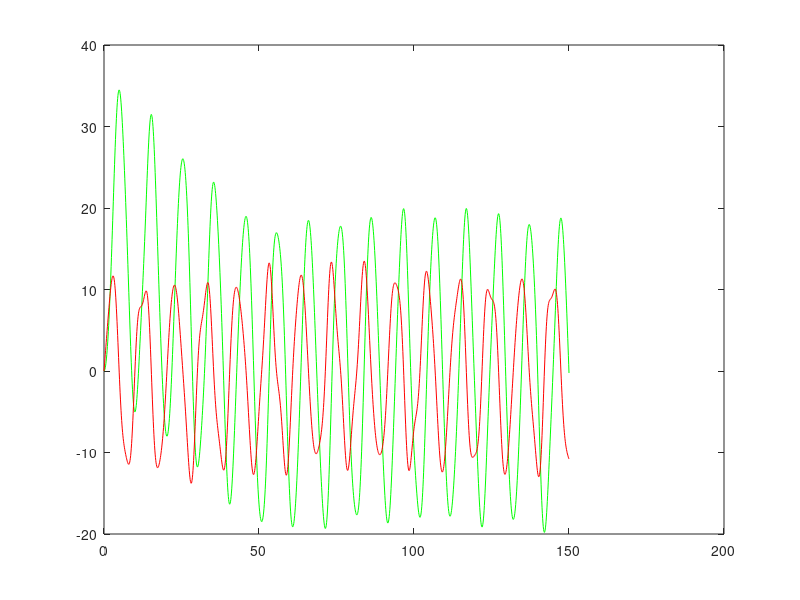

Recreate this plot in MATLAB. (Note: this script raises an error after producing the figure.)
function parcial_3
  clc
  K = [2 -1 0 0
      -1  2 -1 0
       0 -1 2 -1
       0 0 -1 2];

  M = [1 0 0 0
      0 1 0 0
      0 0 1 0
      0 0 0 1];

  b = [10;5;5;5];

  dt = 1/10;
  t = 0:dt:150;
  z(:,1) = [0;0;0;0];
  zant = 0.005*b;

  for i=1:length(t)-1
    if t(i) < 50
      g = 1 - (1/50)* t(i);
    else
      g = 0;
    endif

    if i==1
      z(:,i+1) = (inv(M)*b*g*(dt^2)) - zant + ((2*M)-inv(M)*(dt^2)*K)*z(:,i);
    else
      z(:,i+1) = (inv(M)*b*g*(dt^2)) - z(:,i-1) + ((2*M)-inv(M)*(dt^2)*K)*z(:,i);
    endif

  endfor

  %plot(t,z(3,:), "r" , t , z(4,:) , "g")


  %Calculo la derivada de z3
  for i=1:length(t)
    if i==1
      dz(i) = 1/(2*dt) * (-3*z(3,i) + 4*z(3,i+1) -z(3,i+2));
    elseif i == length(t)
      dz(i) = 1/(2*dt) * (3*z(3,i) - 4*z(3,i-1) + z(3,i-2));
    else
      dz(i) = 1/(2*dt) * (z(3,i+1)-z(3,i-1));
    endif
  endfor

  plot(t ,z(3,:) , "g" , t,dz, "r")

  %Calculo la integral de z3^2 con trapecios multiples
  y0 = dz(1)^2;
  yn = dz(length(t))^2;
  sum = 0;
  for i=2:length(t)-1
    sum = sum + 2*(dz(i)^2);
  endfor

  integral = (dt/2)*(y0 + sum + yn)
  integral_real = integral(dz)
endfunction
